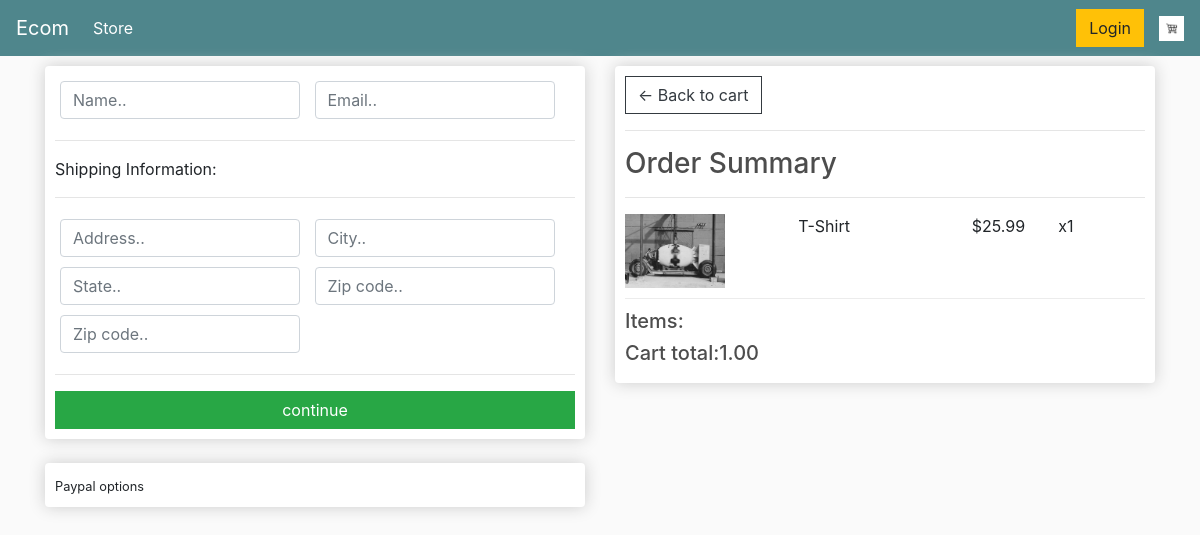
Screenshot of /checkout/ (signed in) with the database file from the repository.
### store/models.py (models this page shows, shortened)
class OrderItem(models.Model):
    product = models.ForeignKey(Product, on_delete=models.SET_NULL, blank=True, null=True)
    order = models.ForeignKey(Order, on_delete=models.SET_NULL, blank=True, null=True)
    quantity = models.PositiveIntegerField(default=0, null=True, blank=True)
    date_added = models.DateTimeField(auto_now_add=True)

class Product(models.Model):
    name = models.CharField(max_length=200, null=True)
    price = models.FloatField()
    digital = models.BooleanField(default=False, null=True, blank=True)
    image = models.ImageField(null=True , blank=True)
    @property
    def imageURL(self):
        try:
            url = self.image.url
        except:
            return ''
        return url

class Order(models.Model):
    customer = models.ForeignKey(Customer, on_delete=models.SET_NULL, blank=True, null=True)
    date_ordered = models.DateTimeField(auto_now_add=True)
    complete = models.BooleanField(default=False, null=True, blank=True)
    transaction_id = models.CharField(max_length=200, null=True)
    @property
    def get_cart_total(self):
        orderitems = self.orderitem_set.all()
        total = sum([item.quantity for item in orderitems])
        return total

### store/views.py (the view)
# urls.py: path('checkout/', views.checkout, name="checkout"),
def checkout(request):
    if request.user.is_authenticated:
        customer = request.user.customer
        order, created = Order.objects.get_or_create(customer=customer, complete=False)
        items = order.orderitem_set.all()
    else:
        items = []
        order = {'get_cart_total': 0, 'get_cart_items': 0}
    context = {'items': items, 'order': order}
    return render(request, 'store/checkout.html', context)

### store/templates/store/checkout.html
{% extends 'store/main.html'%}
{% load static%}
{% block content %}
<div class="row">
   <div class="col-lg-6">
     <div class="box-element" id="form-wrapper">
            <form id="form">
                <div id="user-info">
                  <div class="form-field">
                    <input required class="form-control" type="text" name="name" placeholder="Name..">
                  </div>
                  <div class="form-field">
                    <input required class="form-control" type="email" name="email" placeholder="Email..">
                  </div>
                </div>
                <div id="shipping-info">
                    <hr>
						<p>Shipping Information:</p>
						<hr>
						<div class="form-field">
							<input class="form-control" type="text" name="address" placeholder="Address..">
						</div>
						<div class="form-field">
							<input class="form-control" type="text" name="city" placeholder="City..">
						</div>
						<div class="form-field">
							<input class="form-control" type="text" name="state" placeholder="State..">
						</div>
						<div class="form-field">
							<input class="form-control" type="text" name="zipcode" placeholder="Zip code..">
						</div>
						<div class="form-field">
							<input class="form-control" type="text" name="country" placeholder="Zip code..">
						</div>
                </div>
                <hr>
                <input id="form-button" class="btn btn-success  btn-block" type="submit" value="continue">
            </form>
       </div>
       <br>
       <div class="box-element " id="payment info">
           <small>Paypal options</small>
       </div>
    </div>
    <div class="col-lg-6">
        <div class="box-element">
            <a class="btn btn-outline-dark" href="{%url 'cart'%}">&#x2190;
            Back to cart
            </a>
            <hr>
            <h3>Order Summary</h3>
            <hr>
            {%for item in items%}
            <div class="cart-row">
                <div style="flex:2"><img class="row-image" src="{{item.product.imageURL}}"></div>
                <div style="flex:2"><p>{{item.product.name}}</p></div>
                <div style="flex:1"><p>${{item.product.price}}</p></div>
                <div style="flex:1"><p>x{{item.quantity}}</p></div>
            </div>
            {% endfor %}
            <h5>Items:{{order.get_cart_items}}</h5>
            <h5>Cart total:{{order.get_cart_total | floatformat:2}}</h5>
        </div>
    </div>
</div>
{% endblock content %}

### static/css/main.css (style rules this page uses)
body { background-color: hsl(0, 0%, 98%); }
h1,h2,h3,h4,h5,h6 { color:hsl(0, 0%, 30%); }
.box-element { box-shadow:hsl(0, 0%, 80%) 0 0 16px; background-color: #fff; border-radius: 4px; padding: 10px; }
.col-lg-4, .col-lg-6, .col-lg-8, .col-lg-12 { margin-top: 10px; }
.btn { border-radius: 0; }
.row-image { width: 100px; }
.form-field { width:250px; display: inline-block; padding: 5px; }
.cart-row { display: flex; align-items: flex-stretch; padding-bottom: 10px; margin-bottom: 10px; border-bottom: 1px solid #ececec; }

### rows the page displays
OrderItem: product.imageURL (picture), product.name "T-Shirt", product.price "25.99", quantity "1"
Order: get_cart_total "1.00"
